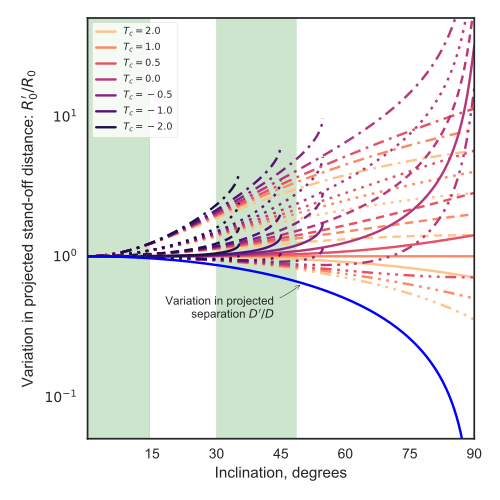

This figure's Python source:
import sys
import numpy as np
from matplotlib import pyplot as plt
import seaborn as sns

plotfile = sys.argv[0].replace('.py', '.pdf')

sns.set_style('white')
fig, ax = plt.subplots(figsize=(5, 5))

inc = np.linspace(0.0, 0.5*np.pi, 5000)
inc_deg = np.degrees(inc)

Rcs = [0.5, 1.0, 2.0, 4.0, 8.0]
Tcs = [-2.0, -1.0, -0.5, 1e-3, 0.5, 1.0, 2.0]

n_Rc = len(Rcs)
n_Tc = len(Tcs)

lws = np.linspace(1.0, 2.0, n_Rc)
alphas = np.linspace(1.0, 0.2, n_Rc)
cols = sns.color_palette('magma', n_colors=n_Tc)
lss = ['-.', '-', '--', ':', '-.']

dash_solid = []
dash_dashed = [3, 2]
dash_dotted = [1, 2]
dash_dot_dashed = [1, 2, 4, 2]
dash_triple_dot_dashed = [1, 2, 1, 2, 1, 2, 4, 2]
dashes = [dash_triple_dot_dashed, dash_solid,
          dash_dashed, dash_dotted, dash_dot_dashed]

def qratio(inc, Tc, Rc):
    f = np.sqrt(1.0 + Tc*np.tan(inc)**2)
    return (1.0 + Rc*(f - 1.0) / Tc)*np.cos(inc)

for Rc, lw, alpha, ls, dash in list(zip(Rcs, lws, alphas, lss, dashes))[::-1]:
    for Tc, col in list(zip(Tcs, cols))[::-1]:
        if Rc == 1.0:
            label = fr'$T_c = {Tc:.1f}$'
        else:
            label = None
        ax.plot(inc_deg, qratio(inc, Tc, Rc),
                c=col, dashes=dash, label=label)

i25, i50, i75 = [90.0 - np.degrees(np.arccos(_)) for _ in [0.25, 0.5, 0.75]]

ax.fill_betweenx([0.0, 100.0], [0.0]*2, [i25]*2, alpha=0.2, color='g')
ax.fill_betweenx([0.0, 100.0], [i50]*2, [i75]*2, alpha=0.2, color='g')

ax.plot(inc_deg, np.cos(inc), c='b')
ax.annotate("Variation in projected\nseparation " + r"$D'/D$",
            xy=(50.0, np.cos(np.radians(50.0))), xycoords='data',
            xytext=(-20, -10), textcoords='offset points',
            ha='right', va='top',
            arrowprops=dict(arrowstyle="->", connectionstyle="arc3,rad=.2"),
            fontsize='x-small',)

ax.legend(ncol=1, fontsize='xx-small', frameon=True)
ax.set(
    yscale='log',
    xlim=[0.0, 90.0],
    # ylim=[0.0, 5.5],
    ylim=[0.05, 50],
    xlabel=r'Inclination, degrees',
    ylabel=r"Variation in projected stand-off distance: $R_{0}' / R_{0}$",
    xticks=[15, 30, 45, 60, 75, 90],
)        
fig.tight_layout()
fig.savefig(plotfile)
print(plotfile, end='')
